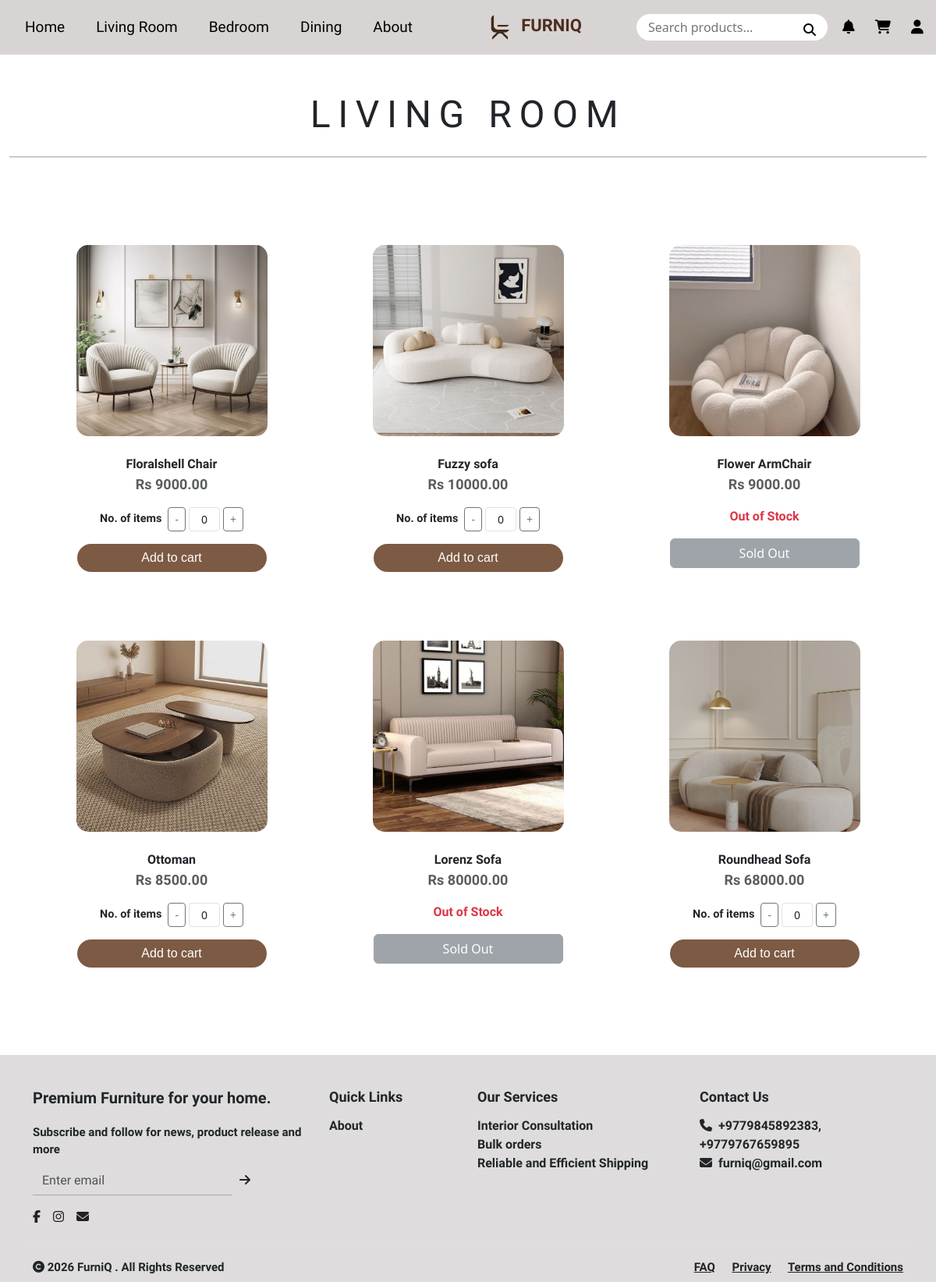
The page /livingroom/ on the database its author committed.
### inventory/models.py (models this page shows, shortened)
class WebsiteContent(models.Model):
    header_title = models.CharField(max_length=100, default='FurniQ')
    footer_text = models.TextField(default='Premium Furniture for your home.')
    footer_address = models.CharField(max_length=255, default='Kathmandu, Nepal')
    contact_email = models.EmailField(default='info@furniq.com')
    contact_phone = models.CharField(max_length=20, default='+977 12345678')
    featured_title = models.CharField(max_length=200, default='Lush Collection 2026')
    featured_subtitle = models.CharField(max_length=200, default='Discover the Art of Living')
    featured_image = models.ImageField(upload_to='site_assets/', null=True, blank=True)
    about_title = models.CharField(max_length=100, default='Our Story')
    about_content = models.TextField(default='We craft furniture with love and precision.')
    about_image = models.ImageField(upload_to='site_assets/', null=True, blank=True)
    created_at = models.DateTimeField(auto_now=True)

class Product(models.Model):
    CATEGORY_CHOICES = [
        ('Bedroom', 'Bedroom'),
        ('Living Room', 'Living Room'),
        ('Dining', 'Dining'),
    ]
    name = models.CharField(max_length=100)
    price = models.DecimalField(max_digits=10, decimal_places=2)
    old_price = models.DecimalField(max_digits=10, decimal_places=2, blank=True, null=True)
    stock = models.IntegerField(default=0)
    category = models.CharField(max_length=50, choices=CATEGORY_CHOICES, default='Living Room')
    assigned_staff = models.ForeignKey(
        User,
        on_delete=models.SET_NULL,
        null=True,
        blank=True,
        limit_choices_to={'is_staff': True}
    )
    image = models.ImageField(upload_to='product_images/', null=True, blank=True)
    is_featured = models.BooleanField(default=False)
    is_popular = models.BooleanField(default=False, verbose_name='Popular (Best Seller)')
    is_special_offer = models.BooleanField(default=False, verbose_name='Special Offer')
    available_for_order = models.BooleanField(default=True)
    is_active = models.BooleanField(default=True, verbose_name='Active (Show on website)')
    description = models.TextField(blank=True, null=True)

### inventory/views.py (the view)
# urls.py: path('livingroom/', views.livingroom, name='livingroom'),
def livingroom(request):
    products = Product.objects.filter(category='Living Room')
    return render(request, 'inventory/livingroom.html', {'products': products})

### custom_admin/context_processors.py (called while the page is built, shortened)
def admin_context(request):
    context = {}
    return context

### inventory/context_processors.py (called while the page is built)
def global_context(request):
    context = {}
    context['site_content'] = WebsiteContent.objects.first()
    if request.user.is_authenticated:
        context['saved_count'] = SavedItem.objects.filter(user=request.user).count()
        unread_notifs = Notification.objects.filter(user=request.user, is_read=False).order_by('-created_at')
        context['notif_count'] = unread_notifs.count()
        context['notifications'] = unread_notifs[:5]
    else:
        context['saved_count'] = 0
        context['notif_count'] = 0
        context['notifications'] = []
    return context

### inventory/templates/inventory/livingroom.html (shortened to what this page needs)
{% extends 'inventory/base.html' %}
{% load static %}
{% block content %}
<section class="container-fluid py-5 bg-white text-center">
    <h1 class="display-5 fw-normal" style="letter-spacing:0.2em; font-family:'Italiana',serif;">LIVING ROOM</h1>
    <hr class="mt-4" style="border-top:2px solid #333;">
</section>
<div class="container py-5">
    <div class="row row-cols-1 row-cols-md-3 g-4">
        {% for product in products %}
        {% if product.image %}
        <div class="col mb-5">
            <div class="card border-0 text-center h-100">
                <div style="width: 245px; height: 245px; margin: 0 auto; overflow: hidden; border-radius: 15px;">
                    <img src="{{ product.image.url }}" class="card-img-top">
                </div>
                <div class="card-body d-flex flex-column align-items-center">
                    <p class="card-title mt-2" style="font-family:'Italiana',serif; font-weight: bold;">{{ product.name }}</p>
                    <p class="text-muted" style="font-family:'Italiana',serif; font-size:18px; font-weight:bold; margin-top:-8px;">Rs {{ product.price }}</p>
                    {% if product.stock > 0 %}
                    <div class="d-flex justify-content-center align-items-center mb-3">
                        <span class="me-2" style="font-size: 0.9rem; font-family:'Italiana',serif; font-weight: bold;">No. of items</span>
                        <button class="btn btn-sm btn-outline-secondary" onclick="changeQty(this, -1)">-</button>
                        <input type="text" class="form-control form-control-sm mx-1 text-center qty-input" value="0" style="width:40px;" data-stock="{{ product.stock }}" max="{{ product.stock}}" readonly>
                        <button class="btn btn-sm btn-outline-secondary" onclick="changeQty(this, 1)">+</button>
                    </div>
                    <button class="btn btn-brown add-to-cart w-75" style="font-family:'Josefin Sans', sans-serif;" onclick="addToCart('{{ product.name|escapejs }}', this)">
                        Add to cart
                    </button>
                    {% else %}
                    <div class="text-danger fw-bold mb-3" style="font-family:'Italiana',serif;">Out of Stock</div>
                    <button class="btn btn-secondary w-75" disabled style="background-color: #6c757d;">Sold Out</button>
                    {% endif %}
                </div>
            </div>
        </div>
        {% endif %}
        {% endfor %}
    </div>
</div>
{% endblock %}

### inventory/templates/inventory/base.html (shortened to what this page needs)
{% load static %}
<!DOCTYPE html>
<html lang="en">
<head>
    <link href="https://cdn.jsdelivr.net/npm/bootstrap@5.3.0/dist/css/bootstrap.min.css" rel="stylesheet">
    <link rel="stylesheet" href="https://cdnjs.cloudflare.com/ajax/libs/font-awesome/6.5.0/css/all.min.css">
    <link rel="stylesheet" href="{% static 'css/styles.css' %}">
</head>
<body>
    <nav class="navbar navbar-expand-lg navbar-custom">
        <div class="container-fluid">
            <ul class="navbar-nav flex-row">
                <li class="nav-item"><a class="nav-link" href="{% url 'home' %}">Home</a></li>
                <li class="nav-item"><a class="nav-link" href="{% url 'livingroom' %}">Living Room</a></li>
                <li class="nav-item"><a class="nav-link" href="{% url 'bedroom' %}">Bedroom</a></li>
                <li class="nav-item"><a class="nav-link" href="{% url 'dining' %}">Dining</a></li>
                <li class="nav-item"><a class="nav-link" href="{% url 'about' %}">About</a></li>
            </ul>
            <a class="navbar-brand mx-auto text-center" href="{% url 'home' %}" align-items="center">
                <img src="{% static 'images/FurniQ.png' %}" alt="Logo" height="40"
                    class="d-inline-block align-text-center">
                <span class="logo-text">{{ site_content.header_title|default:"FURNIQ"|upper }}</span>
            </a>
            <div class="d-flex align-items-center">
                <form action="{% url 'search_results' %}" method="GET" class="position-relative">
                    <div class="position-relative">
                        <input type="text" name="q" class="search-bar" placeholder="Search products...">
                        <button type="submit"
                            style="background:none; border:none; position:absolute; right:15px; top:8px; padding:0;">
                            <i class="fa fa-search"></i>
                        </button>
                    </div>
                </form>
                <div class="nav-icons-container">
                    <div class="dropdown">
                        <button class="dropdown-trigger position-relative" data-bs-toggle="dropdown"
                            aria-expanded="false">
                            <i class="fa fa-bell"></i>
                        </button>
                    </div>
                    <a href="{% url 'cart' %}" class="icon-btn position-relative">
                        <i class="fa fa-shopping-cart"></i>
                    </a>
                    {% if user.is_authenticated %}
                    <div class="dropdown">
                        <button class="dropdown-trigger" data-bs-toggle="dropdown" aria-expanded="false">
                            <i class="fa fa-user"></i>
                        </button>
                        <ul class="dropdown-menu dropdown-menu-end notification-dropdown">
                            <div class="notification-header text-center">
                                <div style="font-size: 11px; font-weight: normal; opacity: 0.8;">LOGGED IN AS</div>
                                {{ user.username }}
                            </div>
                            <li><a class="dropdown-item notification-item" href="{% url 'profile' %}?tab=profile"><i class="fas fa-user-circle me-2"></i> My Profile</a></li>
                            <li><a class="dropdown-item notification-item" href="{% url 'order_history' %}"><i class="fas fa-box me-2"></i> My Orders</a></li>
                            {% if user.is_superuser %}
                            <li><hr class="dropdown-divider my-0"></li>
                            <li><a class="dropdown-item notification-item" href="{% url 'admin-custom:dashboard' %}" style="color: #d4a017; font-weight: bold;"><i class="fas fa-user-shield me-2"></i> Admin Command</a></li>
                            {% elif user.is_staff %}
                            <li><hr class="dropdown-divider my-0"></li>
                            <li><a class="dropdown-item notification-item" href="{% url 'profile' %}" style="color: #4b2e1e; font-weight: bold;"><i class="fas fa-tachometer-alt me-2"></i> Staff Dashboard</a></li>
                            {% endif %}
                            <li><hr class="dropdown-divider my-0"></li>
                            <li><a class="dropdown-item notification-item text-danger" href="{% url 'logout' %}"><i class="fas fa-sign-out-alt me-2"></i> Logout</a></li>
                        </ul>
                    </div>
                    {% else %}
                    <a href="{% url 'user' %}" class="icon-btn"><i class="fa fa-user"></i></a>
                    {% endif %}
                </div>
            </div>
        </div>
    </nav>
    <div style="min-height: 50vh;">
        {% block content %}
        {% endblock %}
    </div>
    <footer style="background:#dedcdc; padding:40px 0 0 0; font-family:'Italiana',serif;">
        <div class="container">
            <div class="row">
                <div class="col-md-4 mb-4">
                    <div style="font-size:20px; margin-bottom:18px; font-weight:bold;">{{ site_content.footer_text|default:"Where comfort meets class." }}</div>
                    <div style="font-size:15px; margin-bottom:10px; font-weight:bold;">Subscribe and follow for news,
                        product release and more</div>
                    <form action="{% url 'subscribe' %}" method="POST" class="d-flex mb-3" style="max-width:280px;">
                        <input type="email" name="email" class="form-control rounded-0" placeholder="Enter email" required
                            style="border:none; border-bottom:1px solid #aaa; border-radius:0; background:transparent;">
                        <button type="submit" class="btn btn-link p-0 ms-2" style="color:#222; text-decoration:none;"><i
                                class="fa fa-arrow-right"></i></button>
                    </form>
                    <div>
                        <a href="#" style="color:#222; margin-right:12px;"><i class="fab fa-facebook-f"></i></a>
                        <a href="#" style="color:#222; margin-right:12px;"><i class="fab fa-instagram"></i></a>
                        <a href="#" style="color:#222;"><i class="fa fa-envelope"></i></a>
                    </div>
                </div>
                <div class="col-md-2 mb-4">
                    <div style="font-size:18px; margin-bottom:12px; font-weight:bold;">Quick Links</div>
                    <div style="font-size:16px; font-weight:bold;"><a href="{% url 'about' %}" style="text-decoration:none; color:inherit;">About</a></div>
                </div>
                <div class="col-md-3 mb-4">
                    <div style="font-size:18px; margin-bottom:12px; font-weight:bold;">Our Services</div>
                    <div style="font-size:16px; font-weight:bold;">Interior Consultation</div>
                    <div style="font-size:16px; font-weight:bold;">Bulk orders</div>
                    <div style="font-size:16px; font-weight:bold;">Reliable and Efficient Shipping</div>
                </div>
                <div class="col-md-3 mb-4">
                    <div style="font-size:18px; margin-bottom:12px; font-weight:bold;">Contact Us</div>
                    <div style="font-size:16px; font-weight:bold;"><i class="fa fa-phone me-2"></i>{{ site_content.contact_phone|default:"+977 979-9999999" }}
                    </div>
                    <div style="font-size:16px; font-weight:bold;"><i class="fa fa-envelope me-2"></i>{{ site_content.contact_email|default:"furniq@gmail.com" }}</div>
                </div>
            </div>
            <div class="row border-top pt-3 pb-2" style="font-size:15px; font-weight:bold;">
                <div class="col-md-6 text-start">
                    <span><i class="fa fa-copyright"></i> 2026 {{ site_content.header_title|default:"FurniQ" }} . All Rights Reserved</span>
                </div>
                <div class="col-md-6 text-end">
                    <a href="#" style="color:#222; margin-right:18px; font-weight:bold;">FAQ</a>
                    <a href="#" style="color:#222; margin-right:18px; font-weight:bold;">Privacy</a>
                    <a href="#" style="color:#222; font-weight:bold;">Terms and Conditions</a>
                </div>
            </div>
        </div>
    </footer>
</body>
</html>

### inventory/static/css/styles.css (style rules this page uses)
.navbar-custom { background-color: #d9d4d4; padding: 10px 0; }
.navbar-nav .nav-link { font-family: 'Italiana', serif; font-size: 19px; margin: 0 12px; color: black; }
.logo-text { font-weight: bold; font-family: 'Italiana', serif; font-size: 20px; color: #4b2e1e; }
.nav-icons-container { display: flex; align-items: center; gap: 20px; margin-left: 15px; }
.icon-btn, .dropdown-trigger { margin: 0; padding: 0; display: flex; align-items: center; justify-content: center; width: 24px; height: 24px; background: none; border: none; color: black; cursor: pointer; transition: transform 0.15s ease-in-out, color 0.3s ease-in-out; text-decoration: none; font-size: 18px; }
.btn-brown { background-color: #7c5a43; color: #fff; border-radius: 20px; border: none; }
footer { background: #dedcdc; padding: 40px 0 0 0; font-family: 'Italiana', serif; }

### inventory/templates/inventory/base.html (style rules this page uses)
.navbar-custom { background-color: #d9d4d4; padding: 10px 0; }
.navbar-nav .nav-link { font-family: 'Italiana', serif; font-size: 19px; margin: 0 12px; color: black; }
.logo-text { font-weight: bold; font-family: 'Italiana', serif; font-size: 22px; color: #4b2e1e; }
.search-bar { border-radius: 50px; padding: 5px 15px; border: none; outline: none; width: 245px; }
.nav-icons-container { display: flex; align-items: center; gap: 20px; margin-left: 15px; }
.nav-icons-container .icon-btn, .nav-icons-container .dropdown-trigger { margin: 0 !important; padding: 0; display: flex; align-items: center; justify-content: center; width: 24px; height: 24px; background: none; border: none; color: black; transition: transform 0.15s ease-in-out, color 0.3s ease-in-out; cursor: pointer; }

### inventory/templates/inventory/livingroom.html (style rules this page uses)
.btn-brown { background-color: #7c5a43; color: #fff; border-radius: 20px; }
.card-img-top { width: 100%; height: 100%; object-fit: cover; }

### rows shown on the page
WebsiteContent: header_title "FURNIQ", footer_text "Premium Furniture for your home.", contact_phone "+9779845892383, +9779767659895", contact_email "furniq@gmail.com", header_title "FurniQ"
Product: image (picture), name "Floralshell Chair", price "9000.00"
Product: image (picture), name "Fuzzy sofa", price "10000.00"
Product: image (picture), name "Flower ArmChair", price "9000.00", stock "Out of Stock"
Product: image (picture), name "Ottoman", price "8500.00"
Product: image (picture), name "Lorenz Sofa", price "80000.00", stock "Out of Stock"
Product: image (picture), name "Roundhead Sofa", price "68000.00"
